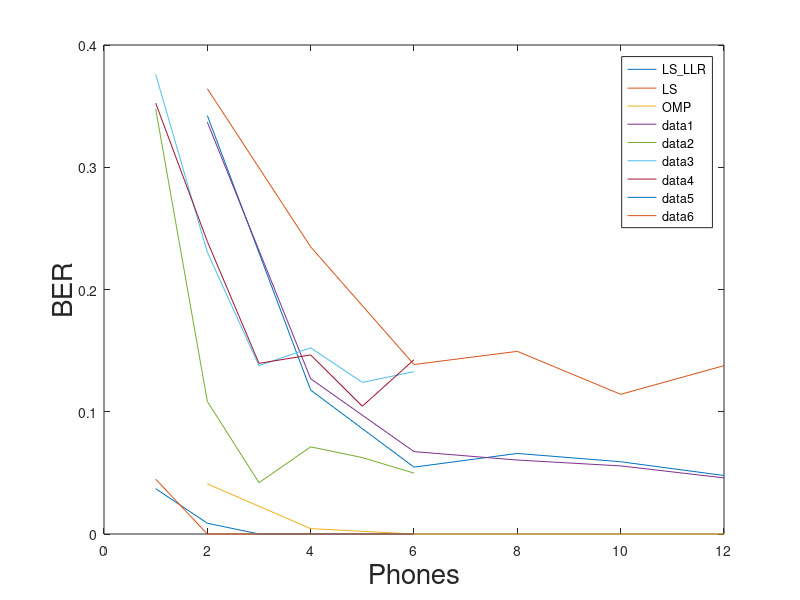

MATLAB code to generate this figure:
Nr=2:2:12;
LS_LLR_Tx1=[0.3369	0.127	0.0674	0.0605	0.0557	0.0459];
LS_LLR_Tx2=[0.3477	0.1084	0.042	0.0713	0.0625	0.0498];
LS_LLR=(LS_LLR_Tx1+LS_LLR_Tx2)/2;
LS_Tx1=[0.376	0.2305	0.1377	0.1523	0.124	0.1328];
LS_Tx2=[0.3525	0.2393	0.1396	0.1465	0.1045	0.1426];
LS=(LS_Tx1+LS_Tx2)/2;
OMP_Tx1=[0.0371	0.0088	0	0	0	0];
OMP_Tx2=[0.0449	0	0	0	0	0];
OMP=(OMP_Tx1+OMP_Tx2)/2;

plot(Nr,LS_LLR);
hold on;
plot(Nr,LS);
plot(Nr,OMP);
xlabel('Phones','FontSize',20);
ylabel('BER','FontSize',20);
legend('LS\_LLR','LS','OMP');

plot(Nr,LS_LLR_Tx1);
hold on;
plot(LS_LLR_Tx2);
plot(LS_Tx1);
plot(LS_Tx2);
plot(OMP_Tx1);
plot(OMP_Tx2);